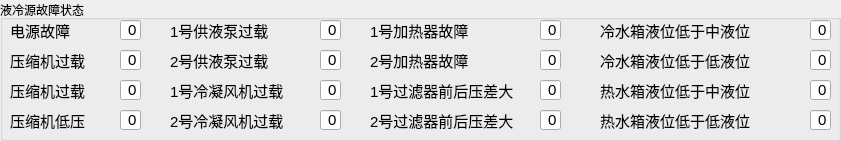
   <widget class="QGroupBox" name="GB_Error">
    <property name="geometry">
     <rect>
      <x>200</x>
      <y>90</y>
      <width>841</width>
      <height>141</height>
     </rect>
    </property>
    <property name="title">
     <string>液冷源故障状态</string>
    </property>
    <widget class="QLineEdit" name="LE_Error1">
     <property name="geometry">
      <rect>
       <x>120</x>
       <y>20</y>
       <width>21</width>
       <height>20</height>
      </rect>
     </property>
     <property name="font">
      <font>
       <pointsize>11</pointsize>
      </font>
     </property>
     <property name="text">
      <string>0</string>
     </property>
     <property name="alignment">
      <set>Qt::AlignRight|Qt::AlignTrailing|Qt::AlignVCenter</set>
     </property>
    </widget>
    <widget class="QLabel" name="Lab_Error1">
     <property name="geometry">
      <rect>
       <x>10</x>
       <y>20</y>
       <width>81</width>
       <height>21</height>
      </rect>
     </property>
     <property name="font">
      <font>
       <pointsize>11</pointsize>
      </font>
     </property>
     <property name="text">
      <string>电源故障</string>
     </property>
    </widget>
    <widget class="QLabel" name="Lab_Error2">
     <property name="geometry">
      <rect>
       <x>10</x>
       <y>50</y>
       <width>101</width>
       <height>21</height>
      </rect>
     </property>
     <property name="font">
      <font>
       <pointsize>11</pointsize>
      </font>
     </property>
     <property name="text">
      <string>压缩机过载</string>
     </property>
    </widget>
    <widget class="QLineEdit" name="LE_Error2">
     <property name="geometry">
      <rect>
       <x>120</x>
       <y>50</y>
       <width>21</width>
       <height>20</height>
      </rect>
     </property>
     <property name="font">
      <font>
       <pointsize>11</pointsize>
      </font>
     </property>
     <property name="text">
      <string>0</string>
     </property>
     <property name="alignment">
      <set>Qt::AlignRight|Qt::AlignTrailing|Qt::AlignVCenter</set>
     </property>
    </widget>
    <widget class="QLineEdit" name="LE_Error3">
     <property name="geometry">
      <rect>
       <x>120</x>
       <y>80</y>
       <width>21</width>
       <height>20</height>
      </rect>
     </property>
     <property name="font">
      <font>
       <pointsize>11</pointsize>
      </font>
     </property>
     <property name="text">
      <string>0</string>
     </property>
     <property name="alignment">
      <set>Qt::AlignRight|Qt::AlignTrailing|Qt::AlignVCenter</set>
     </property>
    </widget>
    <widget class="QLabel" name="Lab_Error3">
     <property name="geometry">
      <rect>
       <x>10</x>
       <y>80</y>
       <width>101</width>
       <height>21</height>
      </rect>
     </property>
     <property name="font">
      <font>
       <pointsize>11</pointsize>
      </font>
     </property>
     <property name="text">
      <string>压缩机过载</string>
     </property>
    </widget>
    <widget class="QLineEdit" name="LE_Error4">
     <property name="geometry">
      <rect>
       <x>120</x>
       <y>110</y>
       <width>21</width>
       <height>20</height>
      </rect>
     </property>
     <property name="font">
      <font>
       <pointsize>11</pointsize>
      </font>
     </property>
     <property name="text">
      <string>0</string>
     </property>
     <property name="alignment">
      <set>Qt::AlignRight|Qt::AlignTrailing|Qt::AlignVCenter</set>
     </property>
    </widget>
    <widget class="QLabel" name="Lab_Error4">
     <property name="geometry">
      <rect>
       <x>10</x>
       <y>110</y>
       <width>101</width>
       <height>21</height>
      </rect>
     </property>
     <property name="font">
      <font>
       <pointsize>11</pointsize>
      </font>
     </property>
     <property name="text">
      <string>压缩机低压</string>
     </property>
    </widget>
    <widget class="QLabel" name="Lab_Error5">
     <property name="geometry">
      <rect>
       <x>170</x>
       <y>20</y>
       <width>111</width>
       <height>21</height>
      </rect>
     </property>
     <property name="font">
      <font>
       <pointsize>11</pointsize>
      </font>
     </property>
     <property name="text">
      <string>1号供液泵过载</string>
     </property>
    </widget>
    <widget class="QLineEdit" name="LE_Error5">
     <property name="geometry">
      <rect>
       <x>320</x>
       <y>20</y>
       <width>21</width>
       <height>20</height>
      </rect>
     </property>
     <property name="font">
      <font>
       <pointsize>11</pointsize>
      </font>
     </property>
     <property name="text">
      <string>0</string>
     </property>
     <property name="alignment">
      <set>Qt::AlignRight|Qt::AlignTrailing|Qt::AlignVCenter</set>
     </property>
    </widget>
    <widget class="QLineEdit" name="LE_Error6">
     <property name="geometry">
      <rect>
       <x>320</x>
       <y>50</y>
       <width>21</width>
       <height>20</height>
      </rect>
     </property>
     <property name="font">
      <font>
       <pointsize>11</pointsize>
      </font>
     </property>
     <property name="text">
      <string>0</string>
     </property>
     <property name="alignment">
      <set>Qt::AlignRight|Qt::AlignTrailing|Qt::AlignVCenter</set>
     </property>
    </widget>
    <widget class="QLabel" name="Lab_Error6">
     <property name="geometry">
      <rect>
       <x>170</x>
       <y>50</y>
       <width>111</width>
       <height>21</height>
      </rect>
     </property>
     <property name="font">
      <font>
       <pointsize>11</pointsize>
      </font>
     </property>
     <property name="text">
      <string>2号供液泵过载</string>
     </property>
    </widget>
    <widget class="QLineEdit" name="LE_Error7">
     <property name="geometry">
      <rect>
       <x>320</x>
       <y>80</y>
       <width>21</width>
       <height>20</height>
      </rect>
     </property>
     <property name="font">
      <font>
       <pointsize>11</pointsize>
      </font>
     </property>
     <property name="text">
      <string>0</string>
     </property>
     <property name="alignment">
      <set>Qt::AlignRight|Qt::AlignTrailing|Qt::AlignVCenter</set>
     </property>
    </widget>
    <widget class="QLabel" name="Lab_Error7">
     <property name="geometry">
      <rect>
       <x>170</x>
       <y>80</y>
       <width>141</width>
       <height>21</height>
      </rect>
     </property>
     <property name="font">
      <font>
       <pointsize>11</pointsize>
      </font>
     </property>
     <property name="text">
      <string>1号冷凝风机过载</string>
     </property>
    </widget>
    <widget class="QLineEdit" name="LE_Error8">
     <property name="geometry">
      <rect>
       <x>320</x>
       <y>110</y>
       <width>21</width>
       <height>20</height>
      </rect>
     </property>
     <property name="font">
      <font>
       <pointsize>11</pointsize>
      </font>
     </property>
     <property name="text">
      <string>0</string>
     </property>
     <property name="alignment">
      <set>Qt::AlignRight|Qt::AlignTrailing|Qt::AlignVCenter</set>
     </property>
    </widget>
    <widget class="QLabel" name="Lab_Error8">
     <property name="geometry">
      <rect>
       <x>170</x>
       <y>110</y>
       <width>141</width>
       <height>21</height>
      </rect>
     </property>
     <property name="font">
      <font>
       <pointsize>11</pointsize>
      </font>
     </property>
     <property name="text">
      <string>2号冷凝风机过载</string>
     </property>
    </widget>
    <widget class="QLineEdit" name="LE_Error9">
     <property name="geometry">
      <rect>
       <x>540</x>
       <y>20</y>
       <width>21</width>
       <height>20</height>
      </rect>
     </property>
     <property name="font">
      <font>
       <pointsize>11</pointsize>
      </font>
     </property>
     <property name="text">
      <string>0</string>
     </property>
     <property name="alignment">
      <set>Qt::AlignRight|Qt::AlignTrailing|Qt::AlignVCenter</set>
     </property>
    </widget>
    <widget class="QLabel" name="Lab_Error9">
     <property name="geometry">
      <rect>
       <x>370</x>
       <y>20</y>
       <width>131</width>
       <height>21</height>
      </rect>
     </property>
     <property name="font">
      <font>
       <pointsize>11</pointsize>
      </font>
     </property>
     <property name="text">
      <string>1号加热器故障</string>
     </property>
    </widget>
    <widget class="QLineEdit" name="LE_Error10">
     <property name="geometry">
      <rect>
       <x>540</x>
       <y>50</y>
       <width>21</width>
       <height>20</height>
      </rect>
     </property>
     <property name="font">
      <font>
       <pointsize>11</pointsize>
      </font>
     </property>
     <property name="text">
      <string>0</string>
     </property>
     <property name="alignment">
      <set>Qt::AlignRight|Qt::AlignTrailing|Qt::AlignVCenter</set>
     </property>
    </widget>
    <widget class="QLabel" name="Lab_Error10">
     <property name="geometry">
      <rect>
       <x>370</x>
       <y>50</y>
       <width>131</width>
       <height>21</height>
      </rect>
     </property>
     <property name="font">
      <font>
       <pointsize>11</pointsize>
      </font>
     </property>
     <property name="text">
      <string>2号加热器故障</string>
     </property>
    </widget>
    <widget class="QLineEdit" name="LE_Error12">
     <property name="geometry">
      <rect>
       <x>540</x>
       <y>110</y>
       <width>21</width>
       <height>20</height>
      </rect>
     </property>
     <property name="font">
      <font>
       <pointsize>11</pointsize>
      </font>
     </property>
     <property name="text">
      <string>0</string>
     </property>
     <property name="alignment">
      <set>Qt::AlignRight|Qt::AlignTrailing|Qt::AlignVCenter</set>
     </property>
    </widget>
    <widget class="QLabel" name="Lab_Error11">
     <property name="geometry">
      <rect>
       <x>370</x>
       <y>80</y>
       <width>151</width>
       <height>21</height>
      </rect>
     </property>
     <property name="font">
      <font>
       <pointsize>11</pointsize>
      </font>
     </property>
     <property name="text">
      <string>1号过滤器前后压差大</string>
     </property>
    </widget>
    <widget class="QLabel" name="Lab_Error12">
     <property name="geometry">
      <rect>
       <x>370</x>
       <y>110</y>
       <width>151</width>
       <height>21</height>
      </rect>
     </property>
     <property name="font">
      <font>
       <pointsize>11</pointsize>
      </font>
     </property>
     <property name="text">
      <string>2号过滤器前后压差大</string>
     </property>
    </widget>
    <widget class="QLineEdit" name="LE_Error11">
     <property name="geometry">
      <rect>
       <x>540</x>
       <y>80</y>
       <width>21</width>
       <height>20</height>
      </rect>
     </property>
     <property name="font">
      <font>
       <pointsize>11</pointsize>
      </font>
     </property>
     <property name="text">
      <string>0</string>
     </property>
     <property name="alignment">
      <set>Qt::AlignRight|Qt::AlignTrailing|Qt::AlignVCenter</set>
     </property>
    </widget>
    <widget class="QLabel" name="Lab_Error13">
     <property name="geometry">
      <rect>
       <x>600</x>
       <y>20</y>
       <width>191</width>
       <height>21</height>
      </rect>
     </property>
     <property name="font">
      <font>
       <pointsize>11</pointsize>
      </font>
     </property>
     <property name="text">
      <string>冷水箱液位低于中液位</string>
     </property>
    </widget>
    <widget class="QLineEdit" name="LE_Error13">
     <property name="geometry">
      <rect>
       <x>810</x>
       <y>20</y>
       <width>21</width>
       <height>20</height>
      </rect>
     </property>
     <property name="font">
      <font>
       <pointsize>11</pointsize>
      </font>
     </property>
     <property name="text">
      <string>0</string>
     </property>
     <property name="alignment">
      <set>Qt::AlignRight|Qt::AlignTrailing|Qt::AlignVCenter</set>
     </property>
    </widget>
    <widget class="QLabel" name="Lab_Error14">
     <property name="geometry">
      <rect>
       <x>600</x>
       <y>50</y>
       <width>191</width>
       <height>21</height>
      </rect>
     </property>
     <property name="font">
      <font>
       <pointsize>11</pointsize>
      </font>
     </property>
     <property name="text">
      <string>冷水箱液位低于低液位</string>
     </property>
    </widget>
    <widget class="QLineEdit" name="LE_Error14">
     <property name="geometry">
      <rect>
       <x>810</x>
       <y>50</y>
       <width>21</width>
       <height>20</height>
      </rect>
     </property>
     <property name="font">
      <font>
       <pointsize>11</pointsize>
      </font>
     </property>
     <property name="text">
      <string>0</string>
     </property>
     <property name="alignment">
      <set>Qt::AlignRight|Qt::AlignTrailing|Qt::AlignVCenter</set>
     </property>
    </widget>
    <widget class="QLabel" name="Lab_Error16">
     <property name="geometry">
      <rect>
       <x>600</x>
       <y>110</y>
       <width>191</width>
       <height>21</height>
      </rect>
     </property>
     <property name="font">
      <font>
       <pointsize>11</pointsize>
      </font>
     </property>
     <property name="text">
      <string>热水箱液位低于低液位</string>
     </property>
    </widget>
    <widget class="QLineEdit" name="LE_Error16">
     <property name="geometry">
      <rect>
       <x>810</x>
       <y>110</y>
       <width>21</width>
       <height>20</height>
      </rect>
     </property>
     <property name="font">
      <font>
       <pointsize>11</pointsize>
      </font>
     </property>
     <property name="text">
      <string>0</string>
     </property>
     <property name="alignment">
      <set>Qt::AlignRight|Qt::AlignTrailing|Qt::AlignVCenter</set>
     </property>
    </widget>
    <widget class="QLabel" name="Lab_Error15">
     <property name="geometry">
      <rect>
       <x>600</x>
       <y>80</y>
       <width>191</width>
       <height>21</height>
      </rect>
     </property>
     <property name="font">
      <font>
       <pointsize>11</pointsize>
      </font>
     </property>
     <property name="text">
      <string>热水箱液位低于中液位</string>
     </property>
    </widget>
    <widget class="QLineEdit" name="LE_Error15">
     <property name="geometry">
      <rect>
       <x>810</x>
       <y>80</y>
       <width>21</width>
       <height>20</height>
      </rect>
     </property>
     <property name="font">
      <font>
       <pointsize>11</pointsize>
      </font>
     </property>
     <property name="text">
      <string>0</string>
     </property>
     <property name="alignment">
      <set>Qt::AlignRight|Qt::AlignTrailing|Qt::AlignVCenter</set>
     </property>
    </widget>
   </widget>
